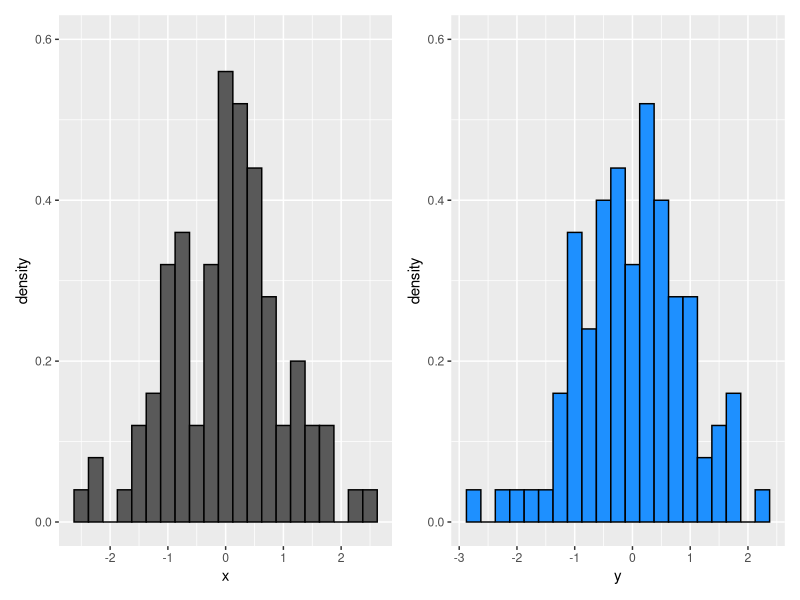
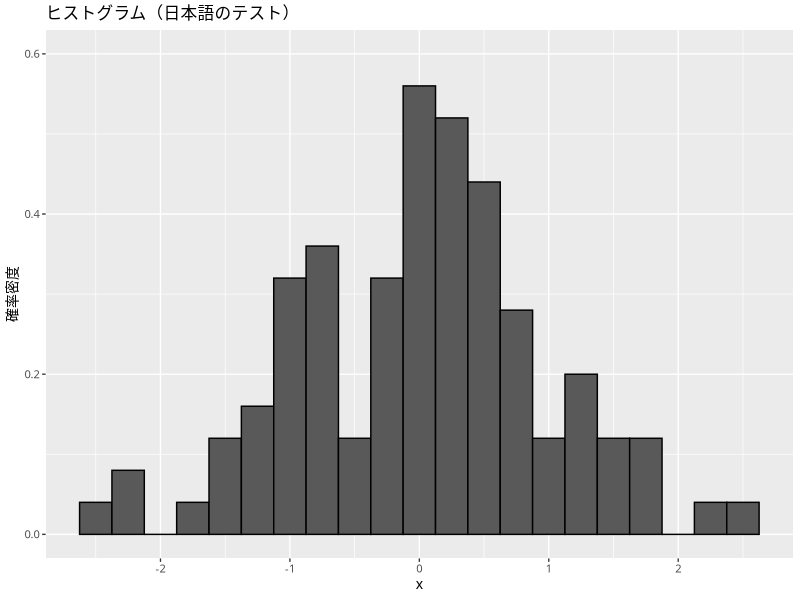

Write the R code that produced these figures, in order.
## ---- chunk 1
library(tidyverse)
library(patchwork)
## ---- chunk 2
set.seed(321)
myd <- tibble(x = rnorm(100),
              y = rnorm(100))
p1 <- ggplot(myd, aes(x = x, y = after_stat(density))) +
  geom_histogram(binwidth = 0.25, color = "black") + 
  ylim(0, 0.6)
p2 <- ggplot(myd, aes(x = y, y = after_stat(density))) +
  geom_histogram(binwidth = 0.25, color = "black", fill = "dodgerblue") +
  ylim(0, 0.6)
plot(p1 + p2)
## ---- chunk 3
theme_set(theme_gray(base_size = 10, base_family = "HiraginoSans-W3"))
p1_jp <- p1 + labs(y = "確率密度", title = "ヒストグラム（日本語のテスト）")
plot(p1_jp)  
## ---- chunk 4
theme_set(theme_gray(base_size = 10, base_family = "HiraginoSans-W3"))
